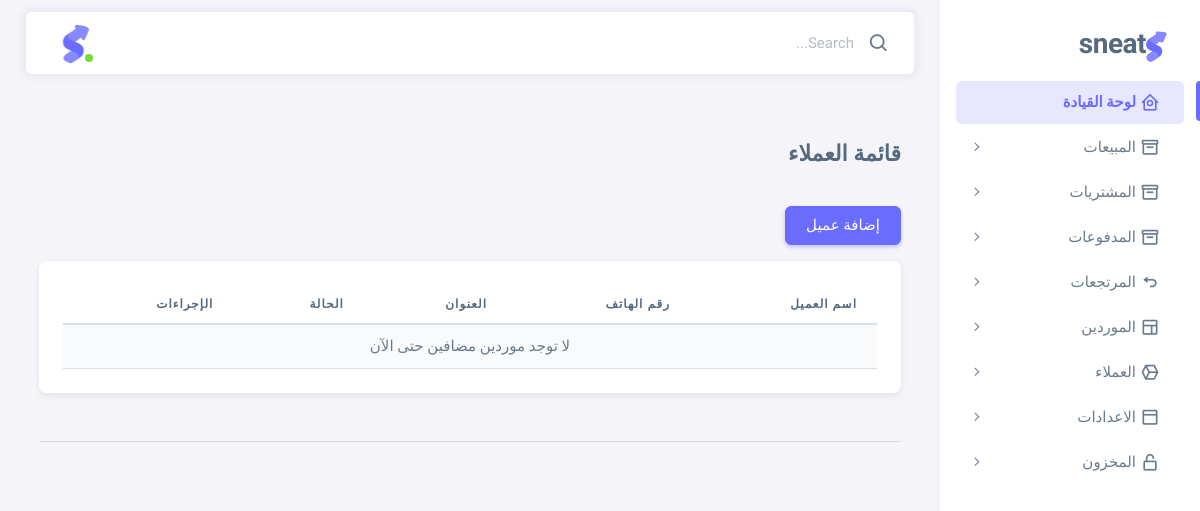
/customer/list/, run on an earlier commit of the app's database.
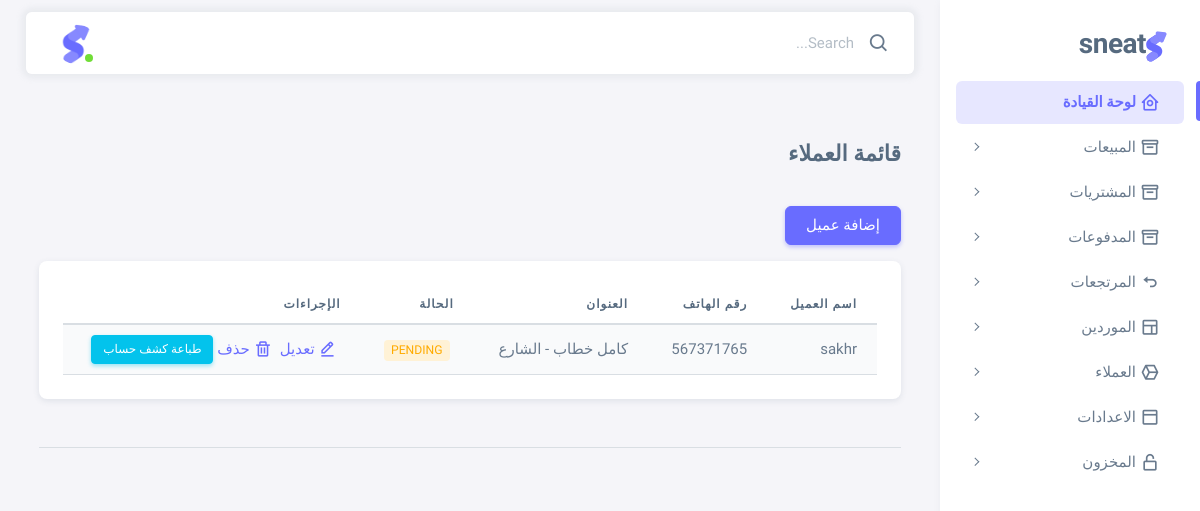
And on a later commit of the database.
### invoices/models.py (models this page shows, shortened)
class Customer(models.Model):
    name = models.CharField(max_length=255, verbose_name="اسم العميل")
    phone = models.CharField(max_length=20, null=True, blank=True, verbose_name="رقم الهاتف")
    email = models.EmailField(null=True, blank=True, verbose_name="البريد الإلكتروني")
    address_line = models.CharField(max_length=255, null=True, blank=True, verbose_name="عنوان الشارع")
    city = models.CharField(max_length=100, null=True, blank=True, verbose_name="المدينة")
    country = models.CharField(max_length=100, null=True, blank=True, default="المملكة العربية السعودية", verbose_name="البلد")
    vat_number = models.CharField(max_length=15, null=True, blank=True, verbose_name="الرقم الضريبي (إن وجد)")
    cr_number = models.CharField(max_length=50, null=True, blank=True, verbose_name="رقم السجل التجاري (إن وجد)")
    notes = models.TextField(null=True, blank=True, verbose_name="ملاحظات إضافية")
    credit_limit = models.DecimalField(null=True, blank=True, max_digits=10, decimal_places=2, default=Decimal('0.00'), verbose_name="حد الائتمان")
    class Meta:
        verbose_name = "عميل"
        verbose_name_plural = "عملاء"

### invoices/views.py (the view)
# urls.py: path('customer/list/', views.customer_list, name='customer_list'),
def customer_list(request):
    customers = Customer.objects.all().order_by('name')
    context = {
        'customers': customers,
        'title': 'قائمة العملاء'
    }
    return render(request, 'customers/customer_list.html', context)

### invoices/templates/customers/customer_list.html (shortened to what this page needs)
{% extends 'base.html' %}
{% load static %}
{% block content %}
<div class="container-xxl flex-grow-1 container-p-y">
    <h4 class="fw-bold py-3 mb-4">
       قائمة العملاء
    </h4>
    <a href="{% url 'create_customer' %}"  class="btn btn-primary mb-3">
      إضافة عميل
    </a>
    <div class="card">
      <div class="card-body">
        <div class="table-responsive text-nowrap">
          <table class="table table-striped">
            <thead>
              <tr>
                <th>اسم العميل</th>
                <th>رقم الهاتف</th>
                <th>العنوان</th>
                <th>الحالة</th>
                <th>الإجراءات</th>
              </tr>
            </thead>
            <tbody>
              {% for customer in customers %}
              <tr>
                <td>{{ customer.name }}</td>
                <td>{{ customer.phone|default:"--" }}</td>
                <td>{{ customer.address_line|default:"--" }}</td>
                <td><span class="badge bg-label-warning me-1">Pending</span></td>
                <td>
                    <div class="-menu">
                      <a class="-item" href="{% url 'edit_customer' customer.pk %}">
                        <i class="bx bx-edit-alt me-1"></i> تعديل
                      </a>
                      <a class="-item" href="{% url 'delete_customer' customer.pk %}">
                        <i class="bx bx-trash me-1"></i> حذف
                      </a>
                      <a class="btn btn-sm btn-info ajax-link" href="{% url 'customer_statement' customer.pk %}">   طباعة كشف حساب </a>
                    </div>
                </td>
              </tr>
              {% empty %}
              <tr>
                <td colspan="8" class="text-center">لا توجد موردين مضافين حتى الآن</td>
              </tr>
              {% endfor %}
            </tbody>
          </table>
        </div>
      </div>
    </div>
    <hr class="my-5" />
</div>
{% endblock %}

What changed in the data, as far as the page shows it:
added Customer: name "sakhr", phone "567371765", address_line "كامل خطاب - الشارع"
Also different on the page:
text no longer shown: "لا توجد موردين مضافين حتى الآن"
